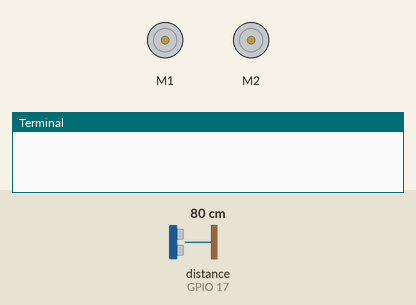
Bench run of a program on a simulated Raspberry Pi (BCM pin numbers). Parts: 2 × DC motor (green arrow = forward, orange = backward, longer = faster), the last lines printed to the terminal. The inputs (shaded band) are chosen by the test bench; at power-on: distance to the obstacle (sensor on GPIO 17) 80 cm. The echo pulse lasts 58.3 µs per cm; motors are numbered in the order the program creates them (left before right in a Robot); the clock reads 2024-03-15 10:24:30 at power-on unless the program sets it.

Above: at 1.2 s.
1.3 s: distance to the obstacle (sensor on GPIO 17) set to 2 cm
4.1 s: distance to the obstacle (sensor on GPIO 17) set to 31 cm
5.6 s: distance to the obstacle (sensor on GPIO 17) set to 38 cm
At 6.9 s:
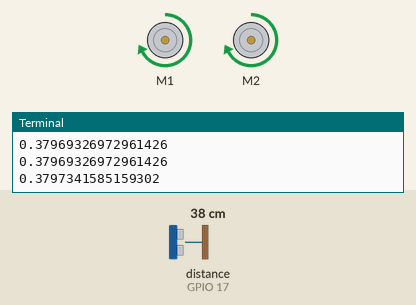
7.2 s: distance to the obstacle (sensor on GPIO 17) set to 4 cm
At 8.4 s:
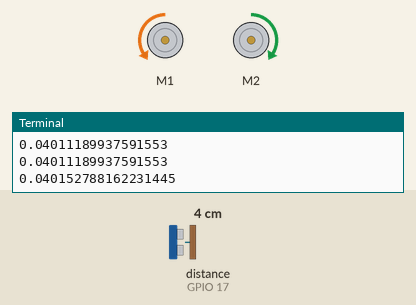
8.7 s: distance to the obstacle (sensor on GPIO 17) set to 35 cm
At 9.7 s:
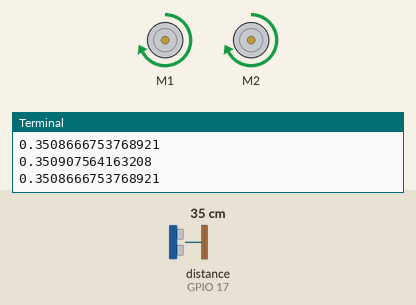
Timing chart, 0 to 11.3 s (numbered marks = the images above; inputs shaded):
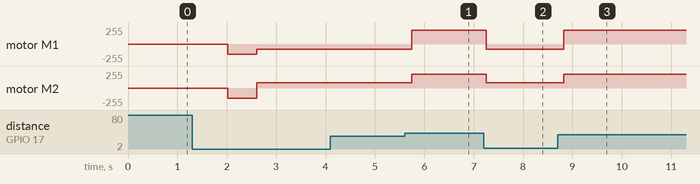

The program:

testRobot.py
```python
# Write your code here :-)
from gpiozero import InputDevice, OutputDevice, Robot
from time import sleep, time

duration = 15
end_time = time() + duration
running = True

trig = OutputDevice(4)
echo = InputDevice(17)

sleep(2)

def get_pulse_time():
    """Returns the time for the pulse to be reflected
    back by an object (in seconds)"""
    pulse_start, pulse_end = 0, 0

    trig.on()
    sleep(1e-5)
    trig.off()

    while not echo.is_active:
        pulse_start = time()

    while echo.is_active:
        pulse_end = time()

    travel_time = pulse_end - pulse_start
    return (travel_time)

def calculate_distance():
    duration = get_pulse_time()
    speed = 343 #m/s
    distance = speed * duration / 2  # calculate distance in metres


    return (distance)


robin = Robot(left = (10,9), right = (7,8))

robin.backward(0.6)
sleep(0.6)

while running:
    if time() > end_time:
        running = False
        robin.stop()

    distance = calculate_distance()

    if distance < 0.35:
        robin.left(0.3)
        sleep(0.2)
    else:
        robin.forward(0.8)

    sleep(0.06)
    print(distance)

robin.stop()
```

Measured:
- after the input at 5.6 s, motor M1: backward 76/255 → forward 204/255 after 0.15 s; motor M2: forward 76/255 → forward 204/255 after 0.15 s
- after the input at 7.2 s, motor M1: forward 204/255 → backward 76/255 after 0.06 s; motor M2: forward 204/255 → forward 76/255 after 0.06 s
- after the input at 8.7 s, motor M1: backward 76/255 → forward 204/255 after 0.12 s; motor M2: forward 76/255 → forward 204/255 after 0.12 s
